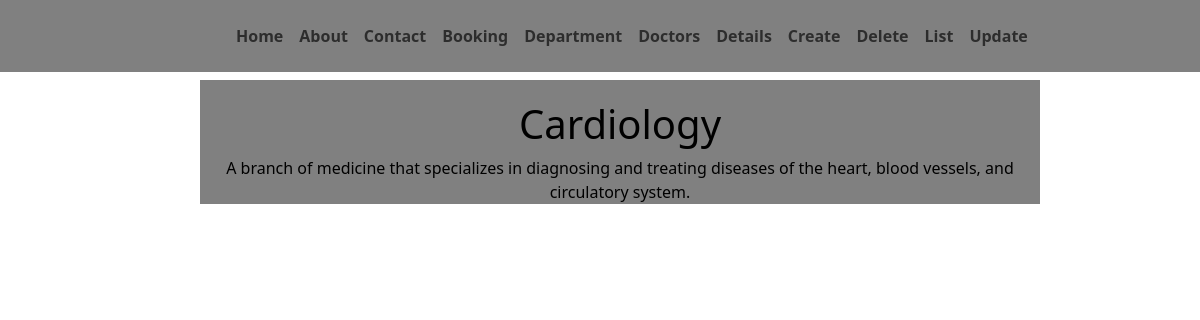
/detail/1, run on the app's committed database.
### store/models.py (models this page shows, shortened)
class department(models.Model):
        deptname=models.CharField(
            max_length=50,
            null=False,
            blank=False,
            unique=True,
        )
        description = models.TextField(
            max_length=300,
            verbose_name='Description'
        )

### store/views.py (the view)
# urls.py: path('detail/<int:pk>',TaskDetailview.as_view(),name='dept'),
class TaskDetailview(DetailView):
    model = department
    template_name = 'dep_details.html'
    context_object_name = 'dept'

### Templates/dep_details.html
{% extends 'base.html'%}
{% block content %}
        <div style="text-align: center; margin-left:200px;width: 70%; height: 40%; background-color: gray;">
            <h1 style="color: black;padding-top:20px">{{dept.deptname}}</h1>
            <p style="color: black;">{{dept.description}}</p>
        </div><br>
{% endblock %}

### data on the page
department: deptname "Cardiology", description "A branch of medicine that specializes in diagnosing and treating diseases of the heart, blood vessels, and circulatory system."
